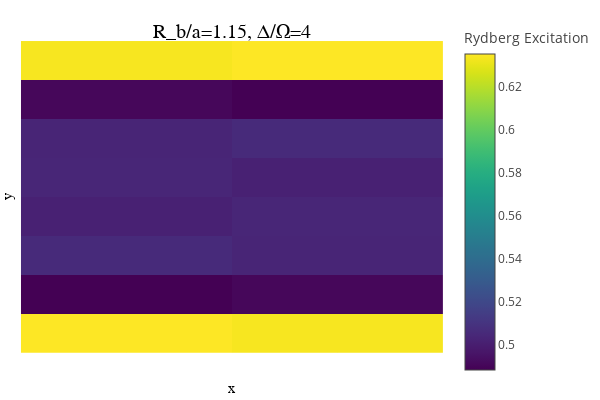

Notebook source saved alongside this figure:
### Code cell
# snake mps starting at bottom left
geometry = "square"
N1 = 2 # x
N2 = 8 # y
# sites = siteinds("Qubit", N1 * N2)
# psi0 = MPS(sites, ["Dn" for i = 1:N1*N2])

focus(geometry, N1, N2, 4, 1.15, psi0, sites)[4]

### Figure 1 — Plotly figure (JSON) as saved in the notebook; plotly's stock layout.template omitted (floating-point values rounded to 4 significant figures; data arrays with more than 128 entries replaced by an {"elided": "..."} marker saying what was removed)
{"data": [{"colorbar": {"title": "Rydberg Excitation"}, "colorscale": {"elided": "256x2 mixed values"}, "hoverinfo": "none", "name": "y1", "showlegend": false, "showscale": true, "type": "heatmap", "x": [0.5, 1.5, 2.5], "xaxis": "x", "y": [0.5, 1.5, 2.5, 3.5, 4.5, 5.5, 6.5, 7.5, 8.5], "yaxis": "y", "z": [[0.6353, 0.6337], [0.4882, 0.4904], [0.5053, 0.503], [0.5014, 0.5037], [0.5037, 0.5014], [0.503, 0.5053], [0.4904, 0.4882], [0.6337, 0.6353]], "zmax": 0.6353, "zmin": 0.4882}], "layout": {"annotations": [{"font": {"color": "rgba(0, 0, 0, 1.000)", "family": "sans-serif", "size": 20}, "rotation": 0, "showarrow": false, "text": "R_b/a=1.15, Δ/Ω=4", "x": 0.5201, "xanchor": "center", "xref": "paper", "y": 1, "yanchor": "top", "yref": "paper"}], "height": 400, "legend": {"bgcolor": "rgba(255, 255, 255, 1.000)", "bordercolor": "rgba(0, 0, 0, 1.000)", "borderwidth": 1, "font": {"color": "rgba(0, 0, 0, 1.000)", "family": "sans-serif", "size": 11}, "title": {"font": {"color": "rgba(0, 0, 0, 1.000)", "family": "sans-serif", "size": 15}, "text": ""}, "tracegroupgap": 0, "traceorder": "normal", "x": 1, "xanchor": "auto", "y": 1, "yanchor": "auto"}, "margin": {"b": 20, "l": 0, "r": 0, "t": 20}, "paper_bgcolor": "rgba(255, 255, 255, 1.000)", "plot_bgcolor": "rgba(255, 255, 255, 1.000)", "showlegend": true, "width": 600, "xaxis": {"anchor": "y", "domain": [0.04684, 0.9934], "gridcolor": "rgba(0, 0, 0, 0.100)", "gridwidth": 0.5, "linecolor": "rgba(0, 0, 0, 1.000)", "mirror": false, "range": [0.5, 2.5], "showgrid": true, "showline": false, "showticklabels": false, "tickangle": 0, "tickcolor": "rgba(0, 0, 0, 0.000)", "tickfont": {"color": "rgba(0, 0, 0, 1.000)", "family": "sans-serif", "size": 11}, "tickmode": "array", "ticks": "inside", "ticktext": ["0.5", "1.0", "1.5", "2.0", "2.5"], "tickvals": [0.5, 1, 1.5, 2, 2.5], "title": "x", "titlefont": {"color": "rgba(0, 0, 0, 1.000)", "family": "sans-serif", "size": 15}, "type": "-", "visible": true, "zeroline": false, "zerolinecolor": "rgba(0, 0, 0, 1.000)"}, "yaxis": {"anchor": "x", "domain": [0.07581, 0.9415], "gridcolor": "rgba(0, 0, 0, 0.100)", "gridwidth": 0.5, "linecolor": "rgba(0, 0, 0, 1.000)", "mirror": false, "range": [0.5, 8.5], "showgrid": true, "showline": false, "showticklabels": false, "tickangle": 0, "tickcolor": "rgba(0, 0, 0, 0.000)", "tickfont": {"color": "rgba(0, 0, 0, 1.000)", "family": "sans-serif", "size": 11}, "tickmode": "array", "ticks": "inside", "ticktext": ["2", "4", "6", "8"], "tickvals": [2, 4, 6, 8], "title": "y", "titlefont": {"color": "rgba(0, 0, 0, 1.000)", "family": "sans-serif", "size": 15}, "type": "-", "visible": true, "zeroline": false, "zerolinecolor": "rgba(0, 0, 0, 1.000)"}}}
